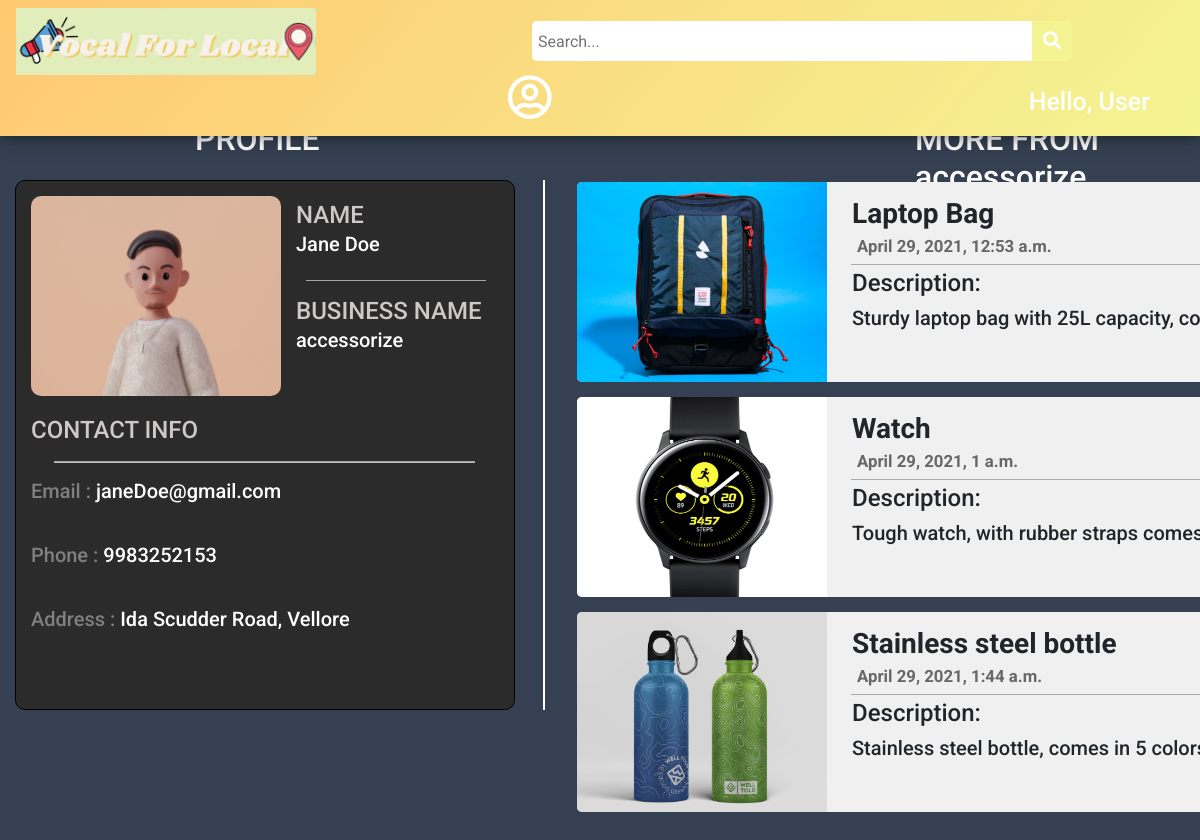
The page /accessorize on the database its author committed.
### main/models.py (models this page shows)
class Customer(models.Model):
    id = models.IntegerField(primary_key=True, null=False)
    name = models.CharField(max_length=100, null=True)
    phone = models.CharField(max_length=10, null=True)
    email = models.CharField(max_length=50, null=True)
    state = models.CharField(max_length=20, null=True)
    postal_code = models.IntegerField(null=True)
    city = models.CharField(max_length=20, null=True)
    address = models.CharField(max_length=100, null=True)
    business_name = models.CharField(max_length=50,null=True)
    date_created = models.DateTimeField(auto_now_add=True, null=True)
    def __str__(self):
	    return self.name

class Post(models.Model):
    p_id = models.IntegerField(primary_key=True, null=False)
    name = models.CharField(max_length=50,null=True)
    description = models.CharField(max_length=1000, null=True)
    photo = models.ImageField(upload_to="images/",null=True,verbose_name="")
    owner = models.ForeignKey(Customer, null=True, on_delete= models.CASCADE)
    date_created = models.DateTimeField(auto_now_add=True, null=True)
    category = models.CharField(max_length=100, null=True)
    availability = models.CharField(max_length=20, null=True)
    location = models.CharField(max_length=50, null=True)
    business_name = models.CharField(max_length=50,null=True)
    price = models.IntegerField(null=True)
    def __str__(self):
	    return self.name
    @property
    def imageURL(self):
        try:
            url = self.photo.url
        except :
            url = ''
        return url

### main/views.py (the view)
# urls.py: path('<str:business>',views.viewProfile,name="viewProfile"),
def viewProfile(request,business):
	try:
		c = Customer.objects.get(business_name = business)
	except Customer.DoesNotExist:
		raise Http404("No such Business is currently registered with VFL.")
	posts = Post.objects.filter(owner = c)
	print(c)
	print(posts)
	context = {"c":c,"posts":posts}
	return render(request,'main/viewProfile.html',context)

### main/templates/main/viewProfile.html (shortened to what this page needs)
{% load static %}
<!DOCTYPE html>
<html lang="en">
<head>
    <link rel="stylesheet" href="https://use.fontawesome.com/releases/v5.6.1/css/all.css"
 />
    <link rel="stylesheet" href="https://cdn.jsdelivr.net/npm/bootstrap@4.6.0/dist/css/bootstrap.min.css">
    <link rel="stylesheet" href="{%static '/css/viewProfile.css' %}">
</head>
<body style="background-color: rgb(53, 65, 82);">
    <div class="topnav">
        <a class="active" href="{% url 'home' %}">
          <img id="logo" src="{% static 'images/logo_final.png' %}" alt="VocalForLocal" />
        </a>
        <div class="search">
          <input type="text" placeholder=" Search..." name="key" id="search-placeholder" />
          <button id="srch" type="submit" onclick="validatePlaceHolder(this)">
            <i class="fa fa-search" style="font-size: 18px"> </i>
          </button>
        </div>
        <span class="hello-msg">
          Hello, {% if user.is_authenticated %} {{request.user}} {% else %} User
          {% endif %}
        </span>
        <a class="nav-link dropdown-toggle" href="#" id="navbarDropdown" role="button" data-bs-toggle="dropdown" aria-expanded="false"          style="margin-left: 160px;">
          <i class="far fa-user-circle" style="color:white; font-size: 45px;"></i>
        </a>
      </div>
      <div class="container-fluid">
          <h2 id="heading">
              PROFILE
          </h2>
          <div id="profile-container">
              <div id="profileinfo">
                <div id="icon">
                    <img id="profile-logo" src="{% static 'images/profile_icon1.PNG' %}" alt="profile-logo">
                </div>
                <div id="details">
                    <h4 style="margin-bottom: 2px; color: rgb(206, 201, 201);">
                        NAME
                    </h4>
                    <h5>
                        {{c.name}}
                    </h5>
                    <hr style="width:90%; background-color: rgb(189, 186, 186);">
                    <h4 style="margin-bottom: 2px; color: rgb(206, 201, 201);">
                        BUSINESS NAME
                    </h4>
                    <h5>
                        {{c.business_name}}
                    </h5>
                </div>
                <div id="contact">
                    <h4 style="color: rgb(206, 201, 201); margin-bottom: 3px;">
                        CONTACT INFO
                    </h4>
                    <hr style="width:90%; background-color: rgb(189, 186, 186);height: 1px;">
                    <h5>
                        <h5 style="color: grey;">Email : <span style="color: white;">{{c.email}}</span></h5>
                    </h5>
                    <br>
                    <h5>
                        <h5 style="color: grey;">Phone : <span style="color: white">{{c.phone}}</span></h5>
                    </h5>
                    <br>
                    <h5>
                        <h5 style="color: grey;">Address : <span style="color: white">{{c.address}}</span></h5>
                    </h5>
                </div>
              </div>
          </div>
          <h2 id="heading1">
            MORE FROM {{c.business_name}}
          </h2>
          <div id="card">
            {% for p in posts %}
            <div class="card-individual">
                <div id="card-info">
                  <a href="{% url 'viewPost' business=p.business_name name=p.name %}" style="text-decoration: none;"><img src="{{p.imageURL}}" alt="" style="width: 250px;height: 200px; background-position: center; background-size: cover; background-repeat: no-repeat; border-bottom-left-radius: 5px; border-top-left-radius: 5px; ">
                  </a>
                </div>
                <div id="product-info">
                    <h3 style="margin-left: 5px;font-weight: bold;">
                        {{p.name}}<span class="price" style = "float: right; margin-right: 50px;">&#8377;{{p.price}}</span>
                        <p style="font-size:0.6em; color: rgb(104, 102, 102); margin: 5px;">{{p.date_created}}</p>
                    </h3>
                    <hr style="width:95%; margin: 4px 4px; background-color: rgb(190, 189, 189);">
                    <h4 style="margin-left: 5px;">
                        Description:
                        <h5 style="overflow-y: scroll; margin-left: 5px; height: 70px;">
                            {{p.description}}
                        </h5>
                    </h4>
                </div>
            </div>
            {% endfor %}
          </div>
      </div>
</body>
</html>

### static/css/viewProfile.css (style rules this page uses)
body { font-family: 'Roboto',sans-serif ; }
.hello-msg { position: relative; float: right; font: verdana; font-weight: 500; font-size: 25px; color: #fff; margin-right: 50px; margin-top: 22px; text-align: center; }
.topnav { background: linear-gradient(311deg, #f4f493, #ffc871); overflow: visible; box-shadow: 0 4px 8px 0 rgba(0, 0, 0, 0.2), 0 6px 20px 0 rgba(0, 0, 0, 0.19); position: fixed; top: 0; width: 100%; z-index: 3; }
.topnav a { float: left; padding: 14px 16px; text-decoration: none; font-size: 17px; }
.topnav a.active { color: rgb(255, 102, 0); text-shadow: 2px 2px 7px #ebab4a; transition: all 0.8s; border-radius: 10px; }
.search input[type="text"] { width: 500px; height: 40px; border-top-left-radius: 5px; border-bottom-left-radius: 5px; border: none; margin-top: 20px; background-color: #ffff; }
.search { float: left; margin-left: 200px; margin-top: 1px; }
#srch { transition: all 0.5s; }
.search button { height: 40px; width: 40px; background-color: #f4f493; color: #ffff; border-top-right-radius: 5px; border-bottom-right-radius: 5px; float: right; margin-top: 20px; padding: 5px 10px; margin-right: 16px; font-size: 12px; border: none; cursor: pointer; }
#logo { width: 300px; height: 100%; overflow: hidden; margin-top: -6px; }
.dropdown-toggle::after { display: none; }
.dropdown-toggle { transition: all 0.8s; }
#profile-container { position: fixed; margin-top:180px; width: 530px; height: 530px; border-right: solid 2px white; }
#profileinfo { background-color: #2c2b2b; position: fixed; width: 500px; height: 530px; border-radius: 10px; padding:15px; border: solid 0.5px black; transition: all 0.5s; }
#heading { position:fixed; color: white; margin-left: 180px; margin-top: 120px; }
#heading1 { position:fixed; color: white; margin-left: 900px; margin-top: 120px; }
#card { position: fixed; margin-left: 550px; margin-top: 180px; width: 950px; height: 100%; background-color: none; border-radius: 5px; padding: 2px; display: flex; flex-direction: row; flex-wrap: wrap; overflow-y: auto; }
.card-individual { position: relative; background-color: rgb(240, 240, 240) ; margin-bottom: 15px; margin-left: 10px; width: 940px; height: 200px; border-radius: 7px; transition: all 0.5s; }
.card-individual:last-child { margin-bottom: 250px; }
#icon { width: 250px; height: 200px; position: absolute; }
#profile-logo { width: 250px; height: 200px; background-position: center; background-size: cover; background-repeat: no-repeat; border-radius: 10px; }
#details { padding: 5px; width: 210px; height: 200px; position: absolute; margin-left: 260px; display: flex; flex-direction: column; flex-wrap: wrap; color: white; }
#contact { position: absolute; margin-top: 220px; color: white; width: 467px; height: 110px; }
#card-info { width: 250px; height: 200px; background-color: blanchedalmond; position: absolute; border-radius: 5px; }
#product-info { width: 650px; height: 170px; position: absolute; margin-left: 270px; margin-top: 15px; }

### rows shown on the page
Customer: name "Jane Doe", business_name "accessorize", email "janeDoe@gmail.com", phone "9983252153", address "Ida Scudder Road, Vellore"
Post: imageURL (picture), name "Laptop Bag", date_created "April 29, 2021, 12:53 a.m.", description "Sturdy laptop bag with 25L capacity,…"
Post: imageURL (picture), name "Watch", date_created "April 29, 2021, 1 a.m.", description "Tough watch, with rubber straps…"
Post: imageURL (picture), name "Stainless steel bottle", date_created "April 29, 2021, 1:44 a.m.", description "Stainless steel bottle, comes in 5…"
